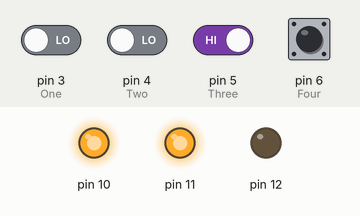
This sketch was run on a simulated Arduino Uno, built with avr-gcc and run on an emulated ATmega328P. Shown: output pins drawn as LEDs (lit = HIGH). Inputs (shaded band) come from the test bench; at power-on: pin 5 (Three), pin 6 (Four) HIGH, pin 3 (One), pin 4 (Two) LOW.

Above: at 1.2 s.
1.3 s: pin 3 (One) driven HIGH
At 2.2 s:
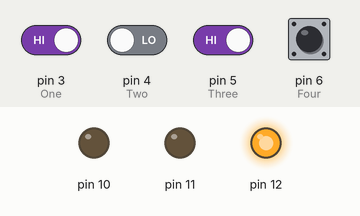
2.8 s: pin 3 (One) driven LOW
At 3.4 s:
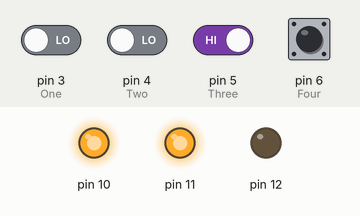
4.3 s: pin 5 (Three) driven LOW
At 5.5 s:
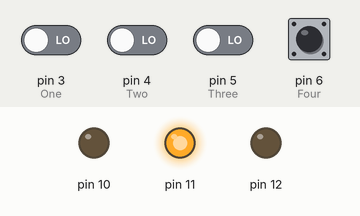
5.8 s: pin 5 (Three) driven HIGH
At 6.8 s:
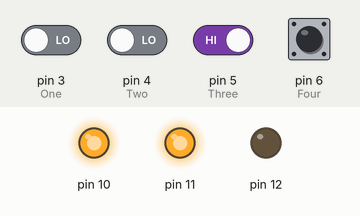
Timing chart, 0 to 8.3 s (numbered marks = the images above; inputs shaded):
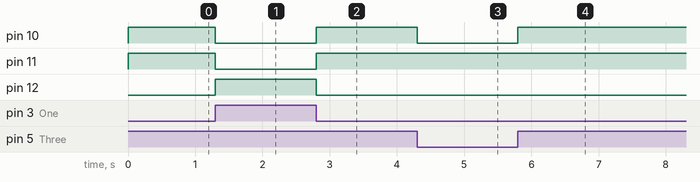

Measured:
- after the input at 1.3 s, pin 10, pin 11: HIGH → LOW at once; pin 12: LOW → HIGH at once
- after the input at 2.8 s, pin 10, pin 11: LOW → HIGH at once; pin 12: HIGH → LOW at once
- after the input at 4.3 s, pin 10: HIGH → LOW at once
- after the input at 5.8 s, pin 10: LOW → HIGH at once

The sketch:

bit_adder.ino
```cpp
int One = 3;
int Two = 4;
int Three=5;
int Four=6;

void setup()
{
  pinMode(3,INPUT);
  pinMode(4,INPUT);
  pinMode(5,INPUT);
  pinMode(6,INPUT);
  pinMode(10,OUTPUT);
  pinMode(11,OUTPUT);
  pinMode(12,OUTPUT);
}


void loop()
{
  int inputA = digitalRead(One);
  int inputB = digitalRead(Two);
  int inputC = digitalRead(Three);
  int inputD = digitalRead(Four);


  if(inputA == 1 && inputC == 0 || inputA == 0 && inputC == 1)
  {
      digitalWrite(10, HIGH);
      if(inputB == 1 && inputD == 0 || inputB == 0 && inputD == 1)
      {
        digitalWrite(11,HIGH);
        digitalWrite(12,LOW);
      }
  }


  else if(inputA == 1 && inputC == 0 || inputA == 0 && inputC == 1 )
  {
      digitalWrite(10, HIGH);
      if(inputB == 1 && inputD == 1)
      {
        digitalWrite(11,LOW);
        digitalWrite(12,HIGH);
      }
  }


  else if(inputA == 1 && inputC == 0 || inputA == 0 && inputC == 1 )
  {
      digitalWrite(10, HIGH);
      if(inputB == 0 && inputD == 0)
      {
        digitalWrite(11,LOW);
        digitalWrite(12,LOW);
      }
  }


  else if(inputA == 1 && inputC == 1 )
  {
      digitalWrite(10, LOW);
      if(inputB == 1 && inputD == 0 || inputB == 0 && inputD == 1)
      {
        digitalWrite(11,LOW);
        digitalWrite(12,HIGH);
      }
  }


  else if(inputA == 1 && inputC == 1 )
  {
      digitalWrite(10, LOW);
      if(inputB == 0 && inputD == 0)
      {
        digitalWrite(11,HIGH);
        digitalWrite(12,LOW);
      }
  }

  else if(inputA == 1 && inputC == 1 )
  {
      digitalWrite(10, LOW);
      if(inputB == 1 && inputD == 1)
      {
        digitalWrite(11,HIGH);
        digitalWrite(12,HIGH);
      }
  }
  else if(inputA == 0 && inputC == 0 )
  {
      digitalWrite(10, LOW);
      if(inputB == 1 && inputD == 0 || inputB == 0 && inputD == 1)
      {
        digitalWrite(11,HIGH);
        digitalWrite(12,LOW);
      }
  }
  else if(inputA == 0 && inputC == 0 )
  {
      digitalWrite(10, LOW);
      if(inputB == 0 && inputD == 0)
      {
        digitalWrite(11,LOW);
        digitalWrite(12,LOW);
      }
  }

  else if(inputA == 0 && inputC == 0 )
  {
      digitalWrite(10, LOW);
      if(inputB == 1 && inputD == 1)
      {
        digitalWrite(11,LOW);
        digitalWrite(12,HIGH);
      }
  }


}
```
